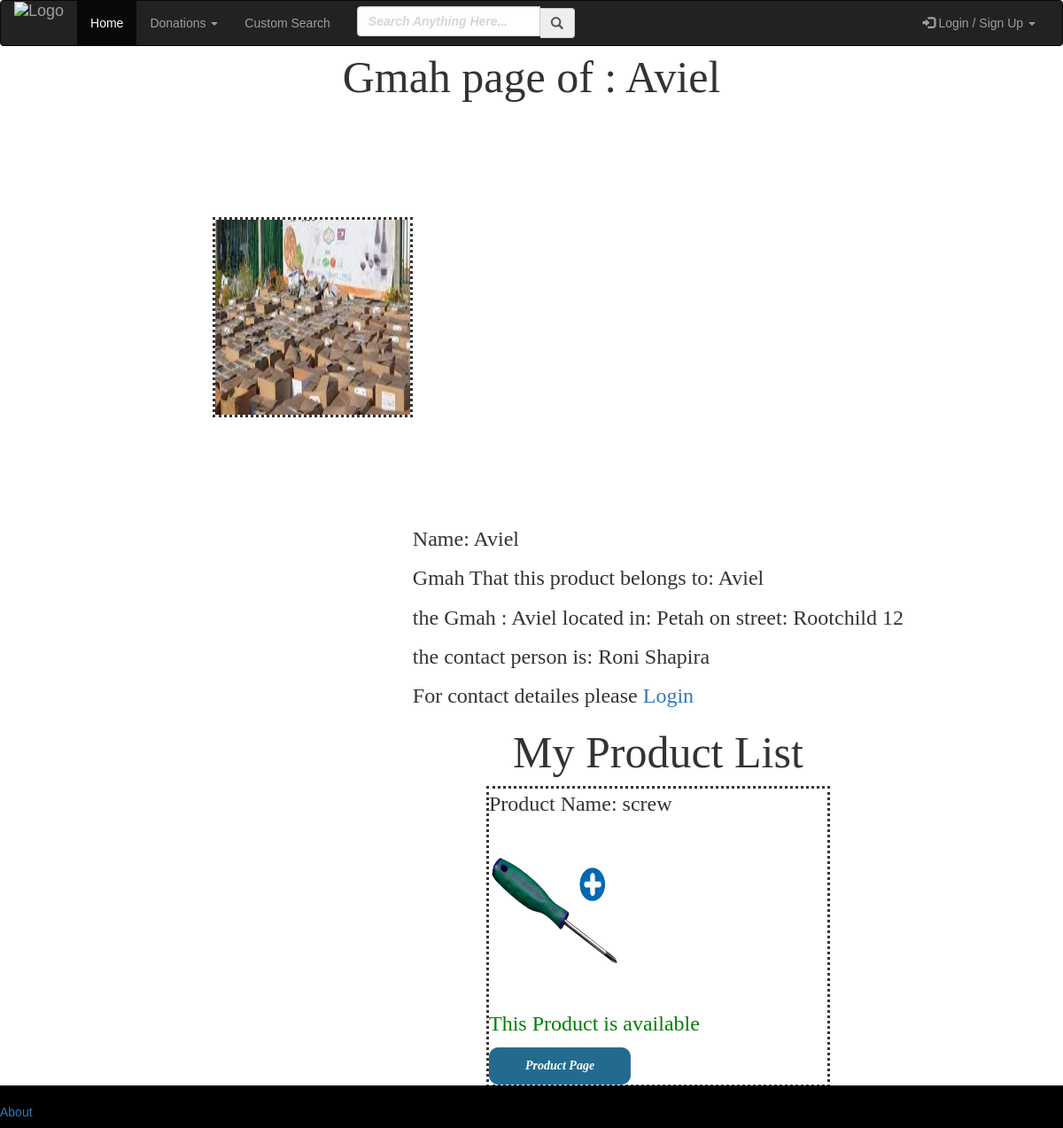
The page /gmah_page/12333 on the database as committed earlier.
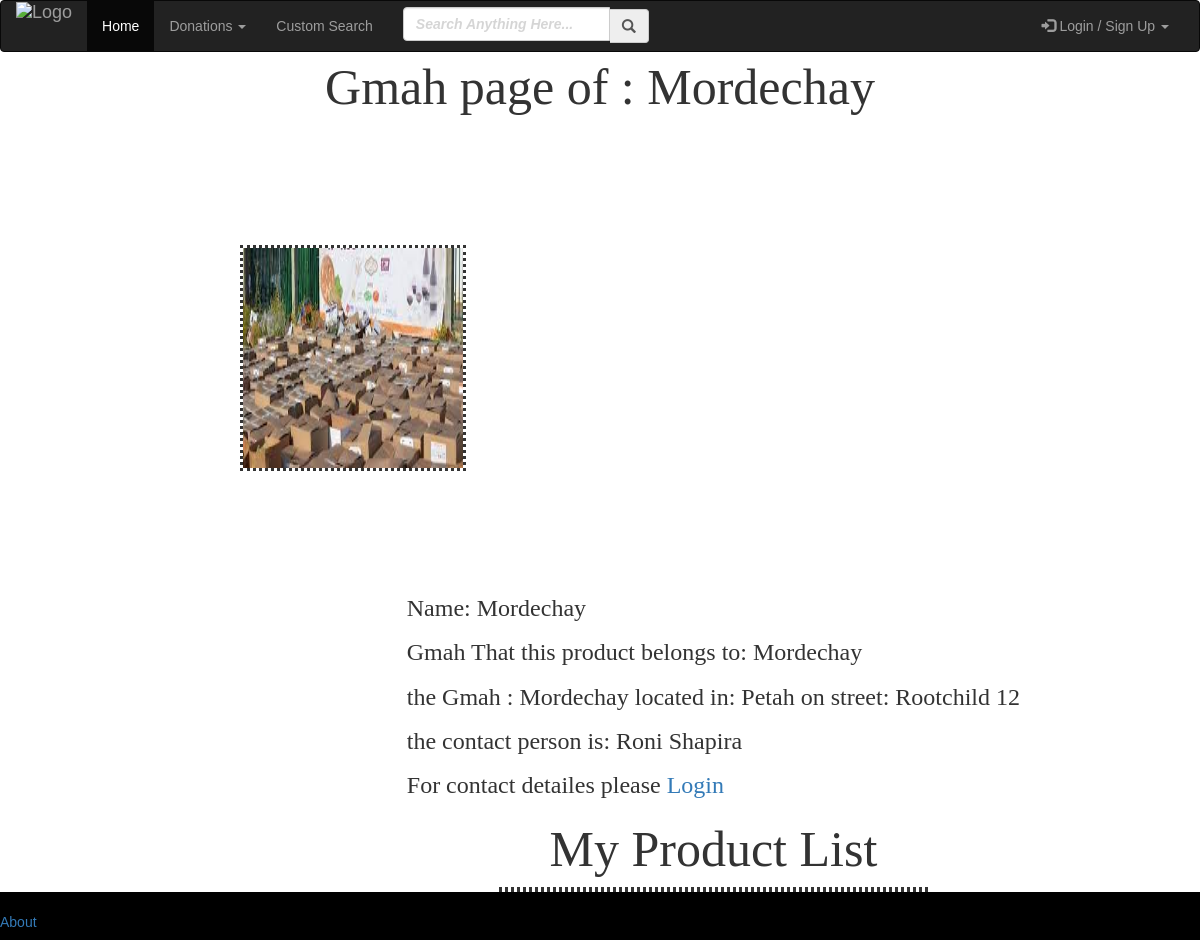
The same page on the database as committed later.
### project/models.py (models this page shows)
class Gmah(UserMixin, db.Model):
    id = db.Column(db.Integer, primary_key=True)
    name = db.Column(db.String(1000))
    email = db.Column(db.String(1000))
    password = db.Column(db.String(100))
    owner_first_name = db.Column(db.String(50))
    owner_last_name = db.Column(db.String(50))
    phone = db.Column(db.String(10))
    category = db.Column(db.String(50))
    city = db.Column(db.String(200))
    street = db.Column(db.String(200))
    street_number = db.Column(db.Integer)
    profile_picture = db.Column(db.String(200))

class Products(db.Model):
    id = db.Column(db.Integer, primary_key=True)
    name = db.Column(db.String(1000))
    category = db.Column(db.String(50))
    description = db.Column(db.String(1000))
    idle = db.Column(db.Integer)
    gmah_id = db.Column(db.Integer, db.ForeignKey('gmah.id'))
    pic_name = db.Column(db.String(50))

### project/main.py (the view)
@main.route('/gmah_page/<id>')
def gmah_page(id):
    gmah = Gmah.query.filter_by(id=id).first()
    products = Products.query.filter_by(gmah_id=id).all()
    return render_template('gmah_page.html',gmah=gmah,products=products)

### project/templates/gmah_page.html
{% extends "base.html" %}
{% block content %}
<h2 class="homewelcome" style="text-align:center;">Gmah page of : {{gmah.name }} </h2>
    {% set imagename = gmah.profile_picture %}
    <div class="productphoto">
    <img src={{url_for('static',filename='images/profile/{}'.format(imagename))}} width="220px" height="220px"></br>
    </div>
<div class="productdesc">
    <p>Name:        {{ gmah.name }}</p>
    <p>Gmah That this product belongs to:  {{gmah.name}}</p>
    <p>the Gmah : {{gmah.name}} located in:  {{gmah.city}} on street: {{gmah.street}} {{gmah.street_number}}</p>
    <p>the contact person is: {{gmah.owner_first_name}} {{gmah.owner_last_name}}</p>
    {% if current_user.is_authenticated%}
    <p>the contact detailes: {{gmah.phone}}</p>
    {% else %}
    <p>For contact detailes please <a href="/login">Login</a></p>
     {% endif %}
    <h2 class="homewelcome" style="text-align:center;">My Product List</h2>
    <div class="eachproduct">
    {% for product in products %}
        <p>Product Name: {{ product.name }}</p>
        {% set imagename = product.pic_name %}
        <img class="resultProductPhoto" src={{url_for('static',filename='images/products/{}'.format(imagename))}} width="150px" height="150px"><br><br>
        {% if product.idle %}
        <p style="color: green;">This Product is available</p>
       {% else %}
        <p style="color: red;" >This Product isnt available</p>
       {% endif %}
        <a class="btn btn-primary" href="{{ url_for('main.product_page', id=product.id) }}">Product Page</a> <br>
    {% endfor %}
        </div><br>
</div>
<br><br>
{% endblock %}

Rows that differ between the two databases and show on the page:
no longer on this page (row edited): Products: name "screw", pic_name (picture), idle "This Product is available"
changed Gmah "Petah": name "Aviel" → "Mordechay"
